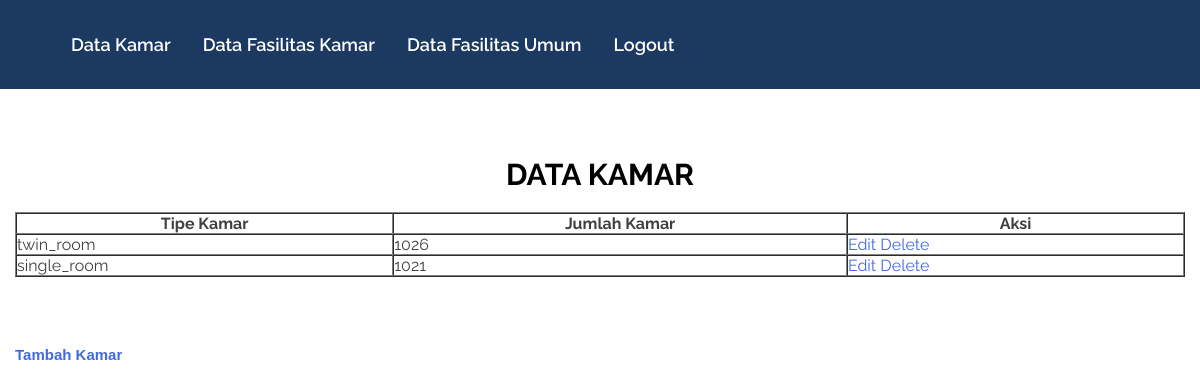
Page /kamar_admin.php on the committed database.
### tables this page shows
CREATE TABLE `tb_kamar` (
  `tipe_kamar` enum('twin_room','single_room','murphy_room','') NOT NULL,
  `jumlah_kamar` varchar(20) NOT NULL
);

### kamar_admin.php (the view, shortened to what this page needs)
<html>
<head>
	<link rel="stylesheet" type="text/css" href="css/all.css">
	<link rel="stylesheet" type="text/css" href="css/all.min.css">
	<link rel="stylesheet" type="text/css" href="css/lightbox.css">
	<link rel="stylesheet" type="text/css" href="css/flexslider.css">
	<link rel="stylesheet" type="text/css" href="css/owl.carousel.css">
	<link rel="stylesheet" type="text/css" href="css/owl.theme.default.css">
	<link rel="stylesheet" type="text/css" href="css/jquery.rateyo.css"/>
	<link rel="stylesheet" type="text/css" href="inner-page-style.css">
	<link rel="stylesheet" type="text/css" href="style.css">
</head>
<body>
	<div id="page" class="site" itemscope itemtype="http://schema.org/LocalBusiness">
		<header class="top-header">
		    <div class="container">
				<div class="nav-wrap">
					<nav class="nav-desktop">
						<ul class="menu-list">
							<li><a href="kamar_admin.php">Data Kamar</a></li>
							<li><a href="fasilitas_kamar.php">Data Fasilitas Kamar</a></li>
							<li><a href="fasilitas_umum.php">Data Fasilitas Umum</a></li>
							<li><a href="logout.php">Logout</a></li>
						</ul>
					</nav>
				</div>
			</div>
	    </header>
	</div>
    <div class="page-heading">
	  <div class="container">
	    <h2>DATA KAMAR</h2>
		<br>
        <section class="contact-page-section">
		  <table id="" class="" border="1" cellpadding="0" cellspacing="0">
			<thead>
			  <tr>
				<th>Tipe Kamar</th>
                <th>Jumlah Kamar</th>
                <th>Aksi</th>
			  </tr>
			</thead>
			<tbody>
		    <?php
				include('koneksi.php');
				$sql = mysqli_query($koneksi, "SELECT * FROM tb_kamar") or die(mysqli_error($koneksi));
				if(mysqli_num_rows($sql) > 0)
				{
				  while($data = mysqli_fetch_assoc($sql))
					{
					  echo '
						<tr>
						  <td>'.$data['tipe_kamar'].'</td>
						  <td>'.$data['jumlah_kamar'].'</td>
						  <td><a href="kamar_edit.php?tipe_kamar='.$data['tipe_kamar'].'" class="badge badge-warning">Edit</a>
				                <a href="kamar_delete.php?tipe_kamar='.$data['tipe_kamar'].'" class="badge badge-danger" onclick="return confirm(\'Yakin ingin menghapus data ini?\')">Delete</a>
				          </td>
						</tr>
						';
					}
					}
					  else
						{
						 echo '
						';
						}
			  ?>
			</tbody>
		  </table>
        </section>
      </div>
    </div>
    <div class="container">
      <section class="quick-contact">
	    <h2><a href="kamar_tambah.php">Tambah Kamar</a></h2>
      </section>
    </div>
</body>
</html>

### style.css (style rules this page uses)
html { font-size: 62.5%; line-height: 1.15; -webkit-text-size-adjust: 100%; }
body { margin: 0; }
a { background-color: transparent; text-decoration: none; }
body, button, input, select, optgroup, textarea { color: #404040; font-family: sans-serif; line-height: 1.5; }
h1, h2, h3, h4, h5, h6 { clear: both; margin: 0; }
html { box-sizing: border-box; }
*, *:before, *:after { box-sizing: inherit; }
body { background: #fff; }
ul, ol { margin: 0 0; }
ul { list-style: disc; }
table { margin: 0 0 1.5em; width: 100%; }
a { color: royalblue; }
* { outline: none; }
.container { max-width: 1170px; margin-right: auto; margin-left: auto; }
.top-header .container { display: flex; flex: 1; flex-flow: row wrap; justify-content: space-between; padding-top: 1.5rem; padding-bottom: 1.5rem; }
.top-header-right ul, li { margin: 0; padding: 0; }
.nav-desktop { display: inline-block; }
.nav-desktop li, .nav-desktop li a { font-size: 1.8rem; font-family: 'Raleway', sans-serif; font-weight: 600; color: #3a3a3a; }
.nav-desktop li { padding: 1.6rem; }
.menu-list { display: flex; }
ul > li { position: relative; }
.page-heading .container { text-align: center; padding-top: 6.25em; padding-bottom: 4.375em; }
.page-heading .container h2 { font-weight: bold; text-transform: uppercase; }
.featured-points ul, li { margin: 0; padding: 0; list-style: none; }

### rows in the picture
tb_kamar: tipe_kamar "twin_room", jumlah_kamar "1026"
tb_kamar: tipe_kamar "single_room", jumlah_kamar "1021"
